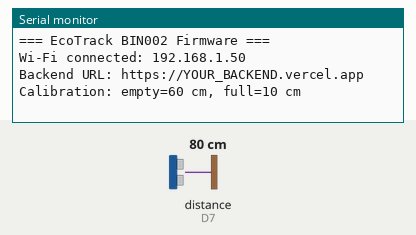
Bench run of a sketch on a simulated ESP8266 (NodeMCU). Shown: the last lines printed to the serial monitor. Inputs (shaded band) come from the test bench; at power-on: distance to the obstacle (sensor on D7) 80 cm. The echo pulse lasts 58.3 µs per cm; WiFi joins after 1.5 s; servers stay silent unless stated; uploads are accepted with an empty reply.

Above: at 3.0 s.
3.1 s: distance to the obstacle (sensor on D7) set to 2 cm
At 6.2 s:
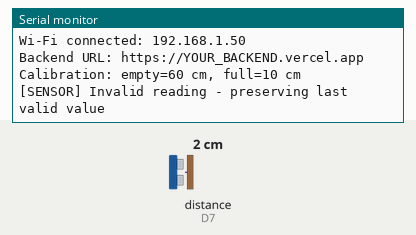
13.3 s: distance to the obstacle (sensor on D7) set to 4 cm
At 18.3 s:
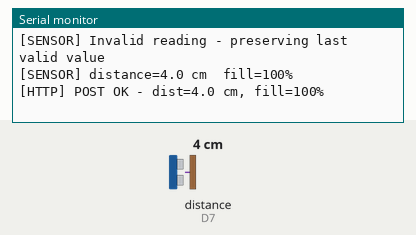

The sketch:

BIN002_NodeMCU.ino
```cpp
/**
 * EcoTrack Smart Bin Tracker – BIN002 Firmware
 * Hardware: ESP8266 NodeMCU + HC-SR04 Ultrasonic Sensor
 *
 * Flow:
 *  1. Read HC-SR04 distance every 5 seconds.
 *  2. Calculate fill percentage using bin-specific calibration.
 *  3. Write distance (V0) and fill % (V1) to Blynk Cloud.
 *  4. POST distance + fill % to the EcoTrack backend (HTTP).
 *
 * Calibration (set to match your physical bin):
 *  BIN_EMPTY_DISTANCE_CM = distance (cm) when bin is completely empty
 *  BIN_FULL_DISTANCE_CM  = distance (cm) when bin is completely full
 *
 * IMPORTANT: Do NOT put real credentials in source control.
 * Use a credentials.h file (add to .gitignore) or the Blynk app config.
 */

#define BLYNK_TEMPLATE_ID   "TMPL3jfKO_EHy"
#define BLYNK_TEMPLATE_NAME "EcoTrack BIN002"
#define BLYNK_AUTH_TOKEN    "WSb0GD_9dtS8jY6qOYzuNQmgZyPp81K0"

#include <ESP8266WiFi.h>
#include <ESP8266HTTPClient.h>
#include <WiFiClient.h>
#include <BlynkSimpleEsp8266.h>

// === Wi-Fi Credentials ===
// Replace with your actual Wi-Fi SSID and password.
const char* WIFI_SSID     = "YOUR_WIFI_SSID";
const char* WIFI_PASSWORD = "YOUR_WIFI_PASSWORD";

// === EcoTrack Backend ===
// Production Vercel URL - no trailing slash.
// For local dev, change to your LAN IP: http://192.168.x.x:5000
const char* BACKEND_URL = "https://YOUR_BACKEND.vercel.app";
const char* BIN_ID      = "BIN002";

// === HC-SR04 Wiring ===
const int TRIG_PIN = D6;   // GPIO 12
const int ECHO_PIN = D7;   // GPIO 13

// === BIN002 Distance Calibration (cm) ===
// Measure actual distances with the bin empty and full.
// emptyDistance ~ 60 cm  (sensor-to-bottom when nothing is in the bin)
// fullDistance  ~ 10 cm  (sensor-to-top of waste when bin is full)
const float BIN_EMPTY_DISTANCE_CM = 60.0;
const float BIN_FULL_DISTANCE_CM  = 10.0;

// === Blynk Virtual Pins ===
#define VPIN_DISTANCE    V0  // Distance in cm
#define VPIN_FILL        V1  // Fill percentage (0-100)

// === Timing ===
const unsigned long SENSOR_INTERVAL_MS  = 5000;  // Read every 5 s
const unsigned long HTTP_INTERVAL_MS    = 10000; // POST every 10 s (avoid flooding)
const unsigned long HTTP_TIMEOUT_MS     = 8000;  // HTTP request timeout
const int           HTTP_MAX_RETRIES    = 2;     // Retry failed POSTs once

// === State ===
unsigned long lastSensorRead   = 0;
unsigned long lastHttpPost     = 0;
float         lastDistance     = -1.0;
int           lastFillPercent  = -1;
bool          lastReadValid    = false;

BlynkTimer    timer;

// === HC-SR04: Read raw distance (cm) ===
float readDistanceCm() {
  // Send 10-us pulse
  digitalWrite(TRIG_PIN, LOW);
  delayMicroseconds(2);
  digitalWrite(TRIG_PIN, HIGH);
  delayMicroseconds(10);
  digitalWrite(TRIG_PIN, LOW);

  // Receive echo - 30 ms timeout (~5 m max range)
  long duration = pulseIn(ECHO_PIN, HIGH, 30000UL);
  if (duration == 0) return -1.0;  // No echo received

  float distCm = (float)duration * 0.034 / 2.0;

  // Reject physically implausible readings
  if (distCm < 2.0 || distCm > 400.0) return -1.0;
  return distCm;
}

// === Fill percentage from distance ===
int calcFillPercent(float distCm) {
  if (BIN_EMPTY_DISTANCE_CM <= BIN_FULL_DISTANCE_CM) return 0; // misconfigured
  float clamped = max(BIN_FULL_DISTANCE_CM, min(BIN_EMPTY_DISTANCE_CM, distCm));
  float fill = ((BIN_EMPTY_DISTANCE_CM - clamped) /
                (BIN_EMPTY_DISTANCE_CM - BIN_FULL_DISTANCE_CM)) * 100.0;
  return (int)constrain(fill, 0.0, 100.0);
}

// === HTTP POST to EcoTrack backend ===
bool postToBackend(float distCm, int fillPercent) {
  if (WiFi.status() != WL_CONNECTED) {
    Serial.println("[HTTP] WiFi not connected - skipping POST");
    return false;
  }

  String url = String(BACKEND_URL) + "/admin/bins/" + String(BIN_ID) + "/sensor";
  String payload = "{\"distance\":" + String(distCm, 1) +
                   ",\"fillPercentage\":" + String(fillPercent) +
                   ",\"binId\":\"" + String(BIN_ID) + "\"}";

  WiFiClient   wifiClient;
  HTTPClient   http;
  http.setTimeout(HTTP_TIMEOUT_MS);
  http.begin(wifiClient, url);
  http.addHeader("Content-Type", "application/json");

  int attempt = 0;
  int httpCode = -1;

  while (attempt < HTTP_MAX_RETRIES) {
    httpCode = http.POST(payload);
    if (httpCode > 0) break;  // Got a response - stop retrying
    attempt++;
    if (attempt < HTTP_MAX_RETRIES) {
      Serial.printf("[HTTP] Attempt %d failed (code %d), retrying...\n", attempt, httpCode);
      delay(1500);
    }
  }

  http.end();

  if (httpCode == 200) {
    Serial.printf("[HTTP] POST OK - dist=%.1f cm, fill=%d%%\n", distCm, fillPercent);
    return true;
  } else {
    Serial.printf("[HTTP] POST failed - HTTP %d\n", httpCode);
    return false;
  }
}

// === Main sensor + reporting cycle ===
void sensorCycle() {
  unsigned long now = millis();

  // 1. Read sensor every SENSOR_INTERVAL_MS
  if (now - lastSensorRead >= SENSOR_INTERVAL_MS) {
    lastSensorRead = now;

    float dist = readDistanceCm();

    if (dist < 0) {
      // Invalid reading - do NOT clear lastDistance or mark device offline.
      // Preserve the last valid reading on the dashboard.
      Serial.println("[SENSOR] Invalid reading - preserving last valid value");
    } else {
      int fill = calcFillPercent(dist);

      // Update Blynk virtual pins
      Blynk.virtualWrite(VPIN_DISTANCE, dist);
      Blynk.virtualWrite(VPIN_FILL,     fill);

      lastDistance    = dist;
      lastFillPercent = fill;
      lastReadValid   = true;

      Serial.printf("[SENSOR] distance=%.1f cm  fill=%d%%\n", dist, fill);
    }
  }

  // 2. HTTP POST every HTTP_INTERVAL_MS (only when we have a valid reading)
  if (lastReadValid && now - lastHttpPost >= HTTP_INTERVAL_MS) {
    lastHttpPost = now;
    postToBackend(lastDistance, lastFillPercent);
  }
}

// === Setup ===
void setup() {
  Serial.begin(115200);
  Serial.println("\n=== EcoTrack BIN002 Firmware ===");

  pinMode(TRIG_PIN, OUTPUT);
  pinMode(ECHO_PIN, INPUT);

  // Connect to Wi-Fi + Blynk
  Blynk.begin(BLYNK_AUTH_TOKEN, WIFI_SSID, WIFI_PASSWORD);

  Serial.printf("Wi-Fi connected: %s\n", WiFi.localIP().toString().c_str());
  Serial.printf("Backend URL: %s\n", BACKEND_URL);
  Serial.printf("Calibration: empty=%.0f cm, full=%.0f cm\n",
                BIN_EMPTY_DISTANCE_CM, BIN_FULL_DISTANCE_CM);

  // Run the sensor cycle inside Blynk's cooperative loop
  timer.setInterval(1000L, sensorCycle);
}

// === Loop ===
void loop() {
  Blynk.run();   // Maintains Blynk connection - do NOT block for > 100 ms
  timer.run();   // Fires sensorCycle() every 1 s (checks its own sub-intervals)
}
```

Measured:
- the behaviour switches between 2 and 3 cm on distance to the obstacle (sensor on D7) (found by bisection; images 1 and 2)
- after the input at 3.1 s, the serial monitor: prints a new line after 2.7 s (image 1)
- after the input at 13.3 s, the serial monitor: prints a new line after 3.5 s (image 2)
